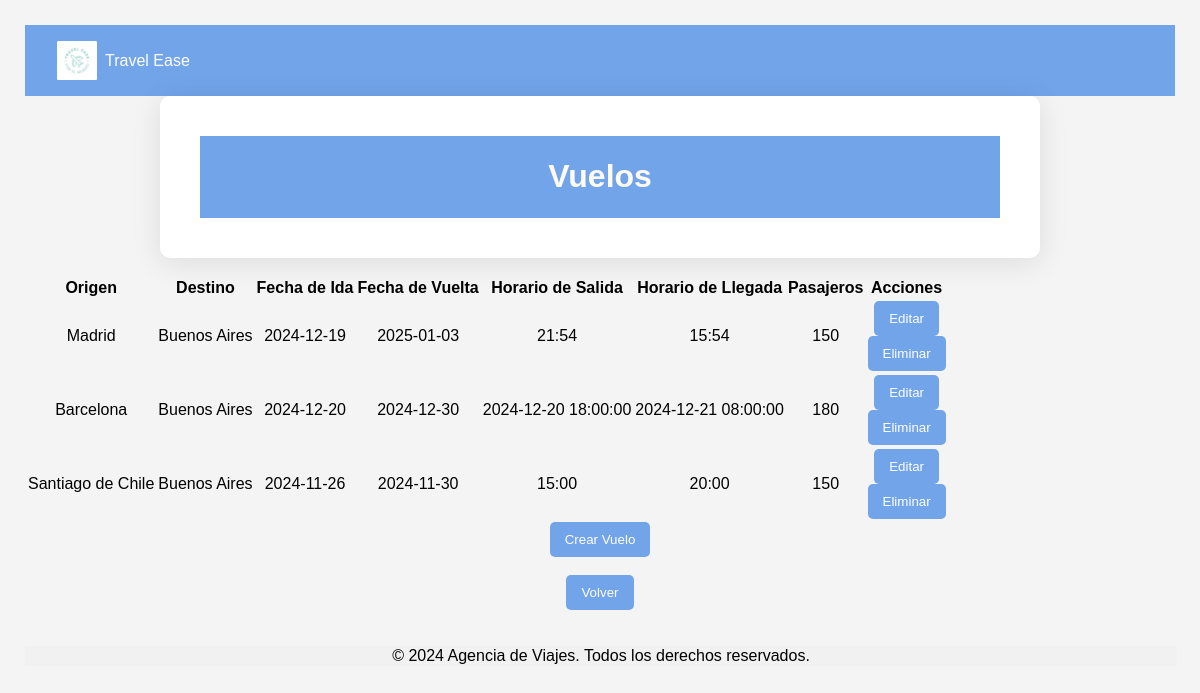
Screenshot of /busqueda/ver_vuelos with the database file from the repository.
### tables this page shows
CREATE TABLE vuelos (id INTEGER PRIMARY KEY AUTOINCREMENT, origen TEXT, destino TEXT, fecha_ida DATE, fecha_vuelta DATE, horario_salida DATETIME, horario_llegada DATETIME, pasajeros INTEGER);

### app/blueprints/busqueda/routes.py (the view)
@busqueda_bp.route('/ver_vuelos')
def ver_vuelos():
    conexion = conectar()
    cursor = conexion.cursor()
    cursor.execute('SELECT * FROM vuelos')
    vuelos = cursor.fetchall()
    conexion.close()
    return render_template('busqueda/ver_vuelos.html', vuelos=vuelos)

### app/blueprints/busqueda/routes.py (called while the page is built)
def conectar():
    return sqlite3.connect('agencia_viajes.db')

### app/templates/busqueda/ver_vuelos.html (shortened to what this page needs)
<!DOCTYPE html>
<html lang="en">
<head>
  <link rel="stylesheet" href="{{ url_for('static', filename='css/styles.css') }}">
</head>
<body>
  <header class="navbar">
    <div class="logo">
      <img src="{{ url_for('static', filename='css/ruta-del-logo.png') }}" alt="Logo de la Marca" />
      <span>Travel Ease</span>
    </div>
  </header>
  <div class="container">
    <header>
      <h1>Vuelos</h1>
    </header>
  </div>
    <br>
    <table class="table">
      <thead>
        <tr>
          <th>Origen</th>
          <th>Destino</th>
          <th>Fecha de Ida</th>
          <th>Fecha de Vuelta</th>
          <th>Horario de Salida</th>
          <th>Horario de Llegada</th>
          <th>Pasajeros</th>
          <th>Acciones</th>
        </tr>
      </thead>
      <tbody>
        {% for vuelo in vuelos %}
        <tr>
          <td>{{ vuelo[1] }}</td>
          <td>{{ vuelo[2] }}</td>
          <td>{{ vuelo[3] }}</td>
          <td>{{ vuelo[4] }}</td>
          <td>{{ vuelo[5] }}</td>
          <td>{{ vuelo[6] }}</td>
          <td>{{ vuelo[7] }}</td>
          <td>
            <section>
              <div>
                <a href="{{ url_for('busqueda.editar_vuelo', id=vuelo[0]) }}" class="btn btn-primary">
                  <button>Editar</button>
                </a>
              </div>
          </section>
          <section>
            <div>
              <a href="{{ url_for('busqueda.eliminar_vuelo', id=vuelo[0]) }}"
               class="btn btn-danger"
               onclick="return confirm('¿Estás seguro de que deseas eliminar este vuelo?');">
              <button>Eliminar</button>
            </a>
            </div>
        </section>
          </td>
        </tr>
        {% endfor %}
      </tbody>
    </table>
    <section>
      <div>
        <a href="{{ url_for('busqueda.crear_vuelo') }}" class="btn btn-success"><button>Crear Vuelo</button></a>
      </div>
  </section>
  <br>
  <section>
    <div>
       <a href="{{ url_for('detalle.Vuelos') }}" method="GET">
            <button type="button">Volver</button>
        </a>
    </div>
</section>
<br><br>
<footer>
      © 2024 Agencia de Viajes. Todos los derechos reservados.
  </footer>
</body>
</html>

### app/static/css/styles.css (style rules this page uses)
body { font-family: Arial, sans-serif; background-color: #f4f4f4; margin: 0; padding: 25px; text-align: center; }
header { background-color: #72a4ea; padding: 1px; text-align: center; }
.container { max-width: 800px; margin: auto; background: white; padding: 40px; border-radius: 10px; box-shadow: 0 4px 30px rgba(0, 0, 0, 0.1); }
h1 { color: floralwhite; }
button { background-color: #72a4ea; color: white; border: none; padding: 10px 15px; border-radius: 5px; cursor: pointer; }
footer { background-color: #f1f1f1; text-align: center; padding: 1px; width: 100%; bottom: 0; }
.navbar { display: flex; justify-content: space-between; align-items: center; padding: 1rem 2rem; background-color: #72a4ea; color: white; }
.logo { display: flex; align-items: center; }
.logo img { width: 40px; height: auto; margin-right: 0.5rem; }

### rows the page displays
vuelos: origen "Madrid", destino "Buenos Aires", fecha_ida "2024-12-19", fecha_vuelta "2025-01-03", horario_salida "21:54", horario_llegada "15:54", pasajeros "150"
vuelos: origen "Barcelona", destino "Buenos Aires", fecha_ida "2024-12-20", fecha_vuelta "2024-12-30", horario_salida "2024-12-20 18:00:00", horario_llegada "2024-12-21 08:00:00", pasajeros "180"
vuelos: origen "Santiago de Chile", destino "Buenos Aires", fecha_ida "2024-11-26", fecha_vuelta "2024-11-30", horario_salida "15:00", horario_llegada "20:00", pasajeros "150"
